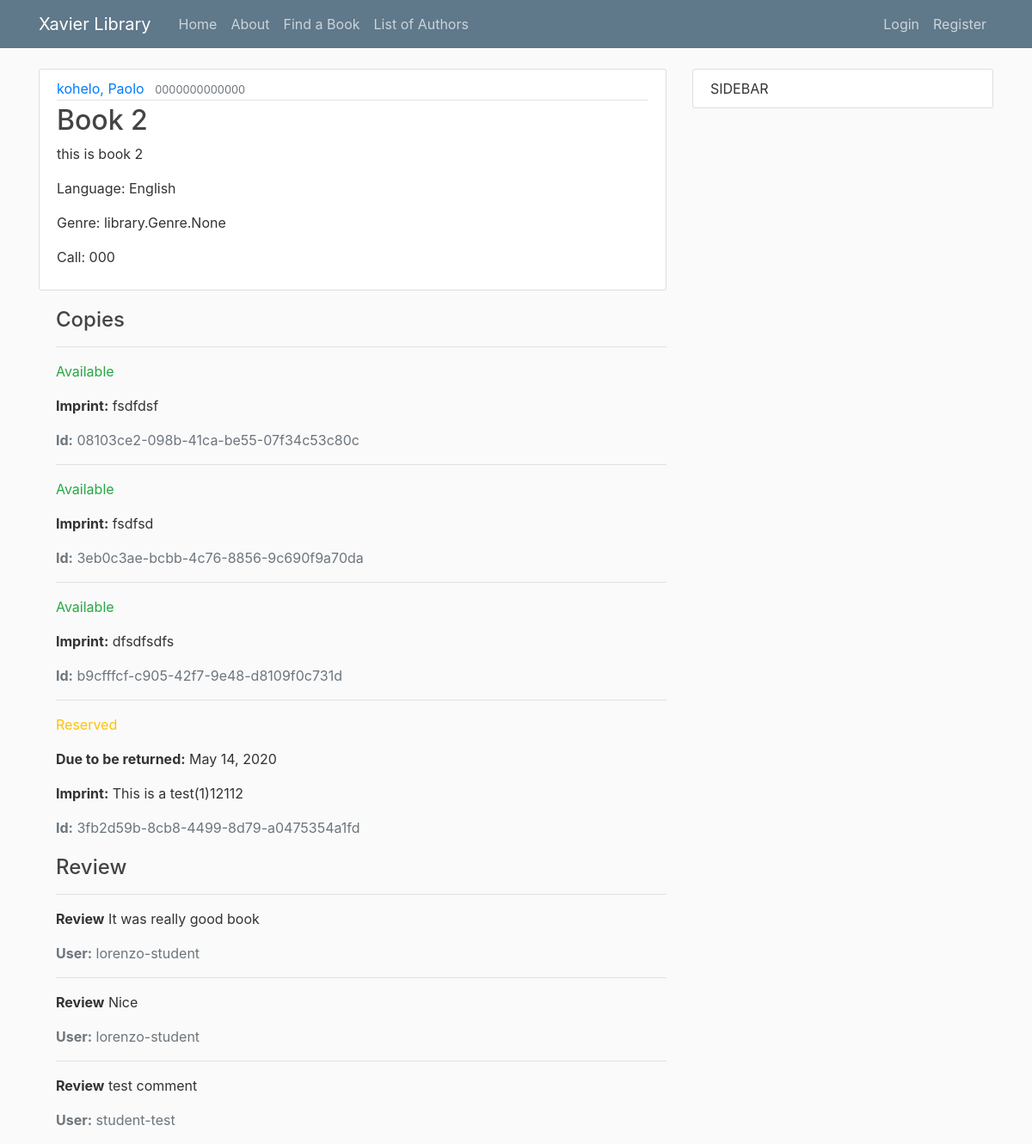
/book/2/, run on the app's committed database.
### library/models.py (models this page shows, shortened)
class Book(models.Model):
    title = models.CharField(max_length=200)
    author = models.ForeignKey('Author', on_delete=models.SET_NULL, null=True)
    summary = models.TextField(max_length=1000, help_text="Enter a brief description of the book")
    isbn = models.CharField('ISBN', max_length=13,
                            help_text='13 Character <a href="https://www.isbn-international.org/content/what-isbn'
                                      '">ISBN number</a>')
    genre = models.ManyToManyField(Genre, help_text="Select a genre for this book")
    language = models.ForeignKey('Language', on_delete=models.SET_NULL, null=True)
    call = models.CharField('Call Number', max_length=3, help_text="Enter a 3 digit call number", null=True)
    def display_genre(self):
        """Creates a string for the Genre. This is required to display genre in Admin."""
        return ', '.join([genre.name for genre in self.genre.all()[:3]])
    display_genre.short_description = 'Genre'

class Author(models.Model):
    first_name = models.CharField(max_length=100)
    last_name = models.CharField(max_length=100)
    date_of_birth = models.DateField(null=True, blank=True)
    date_of_death = models.DateField('died', null=True, blank=True)
    class Meta:
        ordering = ['last_name', 'first_name']
    def __str__(self):
        return '{0}, {1}'.format(self.last_name, self.first_name)

class Language(models.Model):
    name = models.CharField(max_length=200,
                            help_text="Enter the book's natural language (e.g. English, French, Japanese etc.)")
    def __str__(self):
        return self.name

class BookInstance(models.Model):
    id = models.UUIDField(primary_key=True, default=uuid.uuid4,
                          help_text="Unique ID for this particular book across whole library")
    book = models.ForeignKey('Book', on_delete=models.SET_NULL, null=True)
    imprint = models.CharField(max_length=200)
    due_back = models.DateField(null=True, blank=True, help_text="YYYY-MM-DD")
    borrower = models.ForeignKey(User, on_delete=models.SET_NULL, null=True, blank=True)
    LOAN_STATUS = (
        ('a', 'Available'),
        ('r', 'Reserved'),
    )
    """('d', 'Maintenance'),"""
    """('o', 'On loan'),"""
    status = models.CharField(
        max_length=1,
        choices=LOAN_STATUS,
        blank=True,
        default='a',
        help_text='Book availability')
    class Meta:
        ordering = ['due_back']
        permissions = (("can_mark_returned", "Set book as returned"),)

class comment(models.Model):
    book = models.ForeignKey('Book', on_delete=models.SET_NULL, null=True)
    comment = models.TextField(max_length=1000, help_text="Enter a Comment")
    author = models.ForeignKey(User, on_delete=models.SET_NULL, null=True)

### library/views.py (the view)
# urls.py: path('book/<int:pk>/',BookDetailView.as_view(), name='book-detail'),#path('book/<book>',views.book, name='library-book'),
class BookDetailView(DetailView):
	model = Book

### library/templates/library/book_detail.html (shortened to what this page needs)
{% extends "library/base.html" %}
{% block content%}
			<article class="media content-section">
			  <div class="media-body">
			    <div class="article-metadata">
			      <a class="mr-2" href="{% url 'author-detail' object.author.id %}">{{ object.author }}</a>
			      <small class="text-muted">{{ object.isbn }}</small>
			    </div>
			    <h2 class="article-title">{{ object.title }}</h2>
			    <p class="article-content">{{ object.summary }}</p>
			    <p class="article-content">Language: {{ object.language }}</p>
			    <p class="article-content">Genre: {{ object.genre }}</p>
			    <p class="article-content">Call: {{ object.call }}</p>
			  </div>
			 </article>
			  <div style="margin-left:20px;margin-top:20px">
			    <h4>Copies</h4>
			    {% for copy in object.bookinstance_set.all %}
			      <hr>
			      <p class="{% if copy.status == 'a' %}text-success{% elif copy.status == 'm' %}text-danger{% else %}text-warning{% endif %}">
			        {{ copy.get_status_display }}
			      </p>
			      {% if copy.status != 'a' %}
			        <p><strong>Due to be returned:</strong> {{ copy.due_back }}</p>
			      {% endif %}
			      <p><strong>Imprint:</strong> {{ copy.imprint }}</p>
			      <p class="text-muted"><strong>Id:</strong> {{ copy.id }}</p>
			    {% endfor %}
			  </div>
			<div style="margin-left:20px;margin-top:20px">
			    <h4>Review</h4>
			    {% for comment in book.comment_set.all %}
			      <hr>
			      <p><strong>Review</strong> {{ comment.comment }}</p>
			      <p class="text-muted"><strong>User:</strong> {{ comment.author }}</p>
			    {% endfor %}
			  </div>
{% endblock content %}

### library/static/library/main.css (style rules this page uses)
body { background: #fafafa; color: #333333; margin-top: 5rem; }
h1, h2, h3, h4, h5, h6 { color: #444444; }
.content-section { background: #ffffff; padding: 10px 20px; border: 1px solid #dddddd; border-radius: 3px; margin-bottom: 20px; }
.article-title { color: #444444; }
.article-content { white-space: pre-line; }
.article-metadata { padding-bottom: 1px; margin-bottom: 4px; border-bottom: 1px solid #e3e3e3 }

### data on the page
Book: author "kohelo, Paolo", isbn "0000000000000", title "Book 2", summary "this is book 2", language "English", genre "library.Genre.None", call "000"
BookInstance: status "Available", imprint "fsdfdsf", id "08103ce2-098b-41ca-be55-07f34c53c80c"
BookInstance: status "Available", imprint "fsdfsd", id "3eb0c3ae-bcbb-4c76-8856-9c690f9a70da"
BookInstance: status "Available", imprint "dfsdfsdfs", id "b9cfffcf-c905-42f7-9e48-d8109f0c731d"
BookInstance: status "Reserved", due_back "May 14, 2020", imprint "This is a test(1)12112", id "3fb2d59b-8cb8-4499-8d79-a0475354a1fd"
comment: comment "It was really good book", author "lorenzo-student"
comment: comment "Nice", author "lorenzo-student"
comment: comment "test comment", author "student-test"
